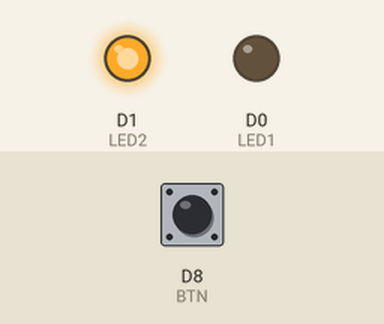
This sketch was run on a simulated ESP8266 (NodeMCU). Parts: output pins drawn as LEDs (lit = HIGH). Inputs (shaded band) come from the test bench; at power-on: D8 (BTN) LOW.

Above: at 1.2 s.
1.3 s: D8 (BTN) pulled HIGH for 0.15 s
At 1.5 s:
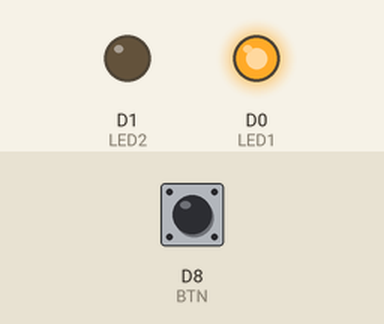
3.0 s: D8 (BTN) pulled HIGH for 3.2 s
At 7.7 s:
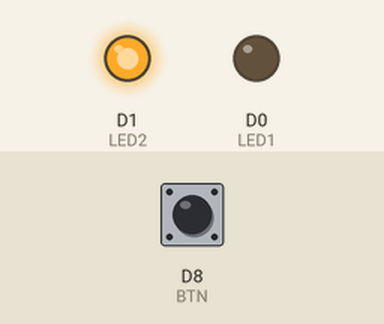
Timing chart, 0 to 9.2 s (numbered marks = the images above; inputs shaded):
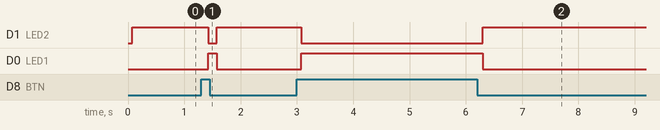

Measured:
- after the input at 1.3 s, D1 (LED2): HIGH → LOW after 0.13 s, → HIGH 0.15 s later; D0 (LED1): LOW → HIGH after 0.13 s, → LOW 0.15 s later
- after the input at 3.0 s, D1 (LED2): HIGH → LOW after 0.08 s, → HIGH 3.2 s later; D0 (LED1): LOW → HIGH after 0.08 s, → LOW 3.2 s later

The sketch:

LEDSBTN.ino
```cpp
//Tercer programa en NOdeMCU
//LEDs y botón pulsador

#define LED1 D0
#define LED2 D1
#define BTN  D8

void setup() {
  pinMode(LED1,OUTPUT);digitalWrite(LED1,LOW);
  pinMode(LED2,OUTPUT);digitalWrite(LED2,LOW);
  pinMode(BTN,INPUT);
}

bool value = false;

void loop() {
  value = digitalRead(BTN);delay(75);
  if(value == true)//Si presiono el botón...
    {digitalWrite(LED1,HIGH);digitalWrite(LED2,LOW);}
  else //En caso contrario...
    {digitalWrite(LED1,LOW);digitalWrite(LED2,HIGH);}
}
```
